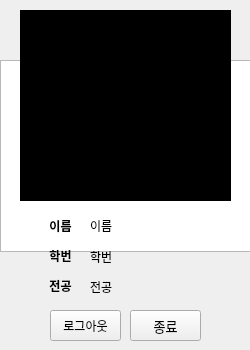
<?xml version="1.0" encoding="UTF-8"?>
<ui version="4.0">
 <class>studentCard</class>
 <widget class="QWidget" name="studentCard">
  <property name="geometry">
   <rect>
    <x>0</x>
    <y>0</y>
    <width>250</width>
    <height>350</height>
   </rect>
  </property>
  <property name="minimumSize">
   <size>
    <width>250</width>
    <height>350</height>
   </size>
  </property>
  <property name="maximumSize">
   <size>
    <width>250</width>
    <height>350</height>
   </size>
  </property>
  <property name="font">
   <font>
    <family>나눔고딕</family>
   </font>
  </property>
  <property name="windowTitle">
   <string>학생증</string>
  </property>
  <widget class="QLabel" name="lblQrCode">
   <property name="geometry">
    <rect>
     <x>20</x>
     <y>10</y>
     <width>211</width>
     <height>191</height>
    </rect>
   </property>
   <property name="styleSheet">
    <string notr="true">background-color: rgb(0, 0, 0);</string>
   </property>
   <property name="text">
    <string/>
   </property>
  </widget>
  <widget class="QPushButton" name="btnClose">
   <property name="geometry">
    <rect>
     <x>130</x>
     <y>310</y>
     <width>71</width>
     <height>31</height>
    </rect>
   </property>
   <property name="font">
    <font>
     <family>나눔고딕</family>
     <pointsize>10</pointsize>
    </font>
   </property>
   <property name="text">
    <string>종료</string>
   </property>
  </widget>
  <widget class="QLabel" name="lblName">
   <property name="geometry">
    <rect>
     <x>30</x>
     <y>215</y>
     <width>61</width>
     <height>21</height>
    </rect>
   </property>
   <property name="font">
    <font>
     <family>나눔고딕</family>
     <weight>75</weight>
     <bold>true</bold>
    </font>
   </property>
   <property name="layoutDirection">
    <enum>Qt::LeftToRight</enum>
   </property>
   <property name="styleSheet">
    <string notr="true">font-weight: bold;</string>
   </property>
   <property name="text">
    <string>이름</string>
   </property>
   <property name="alignment">
    <set>Qt::AlignCenter</set>
   </property>
  </widget>
  <widget class="QLabel" name="lblID">
   <property name="geometry">
    <rect>
     <x>30</x>
     <y>245</y>
     <width>61</width>
     <height>21</height>
    </rect>
   </property>
   <property name="font">
    <font>
     <family>나눔고딕</family>
     <weight>75</weight>
     <bold>true</bold>
    </font>
   </property>
   <property name="styleSheet">
    <string notr="true">font-weight: bold;</string>
   </property>
   <property name="text">
    <string>학번</string>
   </property>
   <property name="alignment">
    <set>Qt::AlignCenter</set>
   </property>
  </widget>
  <widget class="QLabel" name="lblMajor">
   <property name="geometry">
    <rect>
     <x>30</x>
     <y>275</y>
     <width>61</width>
     <height>21</height>
    </rect>
   </property>
   <property name="font">
    <font>
     <family>나눔고딕</family>
     <weight>75</weight>
     <bold>true</bold>
    </font>
   </property>
   <property name="styleSheet">
    <string notr="true">font-weight: bold;</string>
   </property>
   <property name="text">
    <string>전공</string>
   </property>
   <property name="alignment">
    <set>Qt::AlignCenter</set>
   </property>
  </widget>
  <widget class="QLabel" name="txtName">
   <property name="geometry">
    <rect>
     <x>90</x>
     <y>215</y>
     <width>111</width>
     <height>21</height>
    </rect>
   </property>
   <property name="styleSheet">
    <string notr="true"/>
   </property>
   <property name="text">
    <string>이름</string>
   </property>
  </widget>
  <widget class="QLabel" name="txtstudentID">
   <property name="geometry">
    <rect>
     <x>90</x>
     <y>246</y>
     <width>111</width>
     <height>21</height>
    </rect>
   </property>
   <property name="text">
    <string>학번</string>
   </property>
  </widget>
  <widget class="QLabel" name="txtMajor">
   <property name="geometry">
    <rect>
     <x>90</x>
     <y>276</y>
     <width>111</width>
     <height>21</height>
    </rect>
   </property>
   <property name="text">
    <string>전공</string>
   </property>
  </widget>
  <widget class="QPushButton" name="btnLogout">
   <property name="geometry">
    <rect>
     <x>50</x>
     <y>310</y>
     <width>71</width>
     <height>31</height>
    </rect>
   </property>
   <property name="text">
    <string>로그아웃</string>
   </property>
  </widget>
  <widget class="QTableWidget" name="tblstudentCard">
   <property name="geometry">
    <rect>
     <x>0</x>
     <y>60</y>
     <width>256</width>
     <height>192</height>
    </rect>
   </property>
  </widget>
  <zorder>tblstudentCard</zorder>
  <zorder>lblQrCode</zorder>
  <zorder>btnClose</zorder>
  <zorder>lblName</zorder>
  <zorder>lblID</zorder>
  <zorder>lblMajor</zorder>
  <zorder>txtName</zorder>
  <zorder>txtstudentID</zorder>
  <zorder>txtMajor</zorder>
  <zorder>btnLogout</zorder>
 </widget>
 <resources/>
 <connections/>
</ui>
